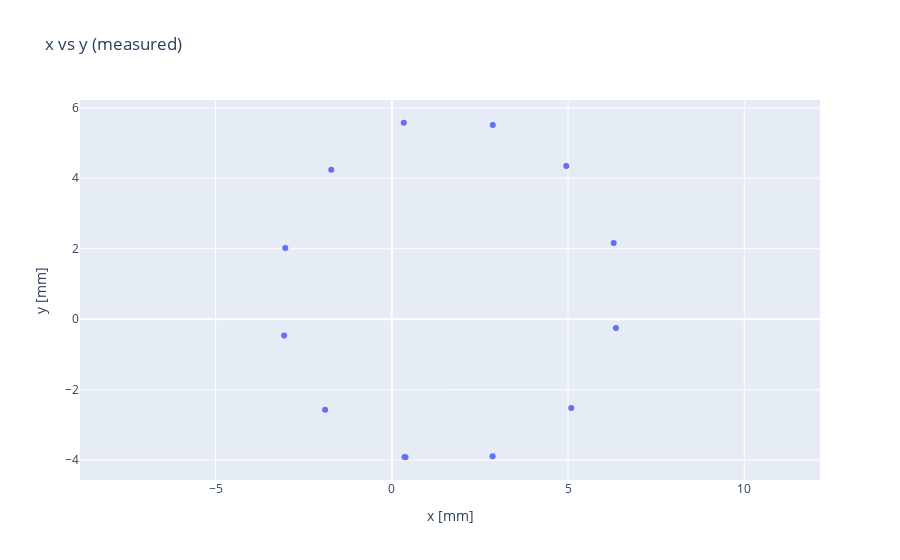

Notebook code for this chart:
### Code cell
import plotly.graph_objects as go
a = 0
b = 1

measured2D = go.Scatter(x=loc_pred[:,a], y=loc_pred[:,b], mode='markers')
layout = go.Layout(title='x vs y (measured)')
fig2 = go.Figure(data=[measured2D], layout=layout)
fig2.update_layout(
    xaxis_title="x [mm]",
    yaxis_title="y [mm]"
)
fig2.update_yaxes(scaleanchor='x')
fig2.show()

print(loc_pred)
print(angle_pred)

### Figure 1 — Plotly figure (JSON) as saved in the notebook; plotly's stock layout.template omitted (floating-point values rounded to 4 significant figures)
{"data": [{"mode": "markers", "type": "scatter", "x": [0.3868, 2.859, 5.091, 6.359, 6.297, 4.951, 2.865, 0.3403, -1.719, -3.022, -3.056, -1.893, 0.359], "y": [-3.917, -3.891, -2.52, -0.2498, 2.162, 4.347, 5.51, 5.575, 4.241, 2.023, -0.4627, -2.569, -3.907]}], "layout": {"title": {"text": "x vs y (measured)"}, "xaxis": {"title": {"text": "x [mm]"}}, "yaxis": {"scaleanchor": "x", "title": {"text": "y [mm]"}}}}
